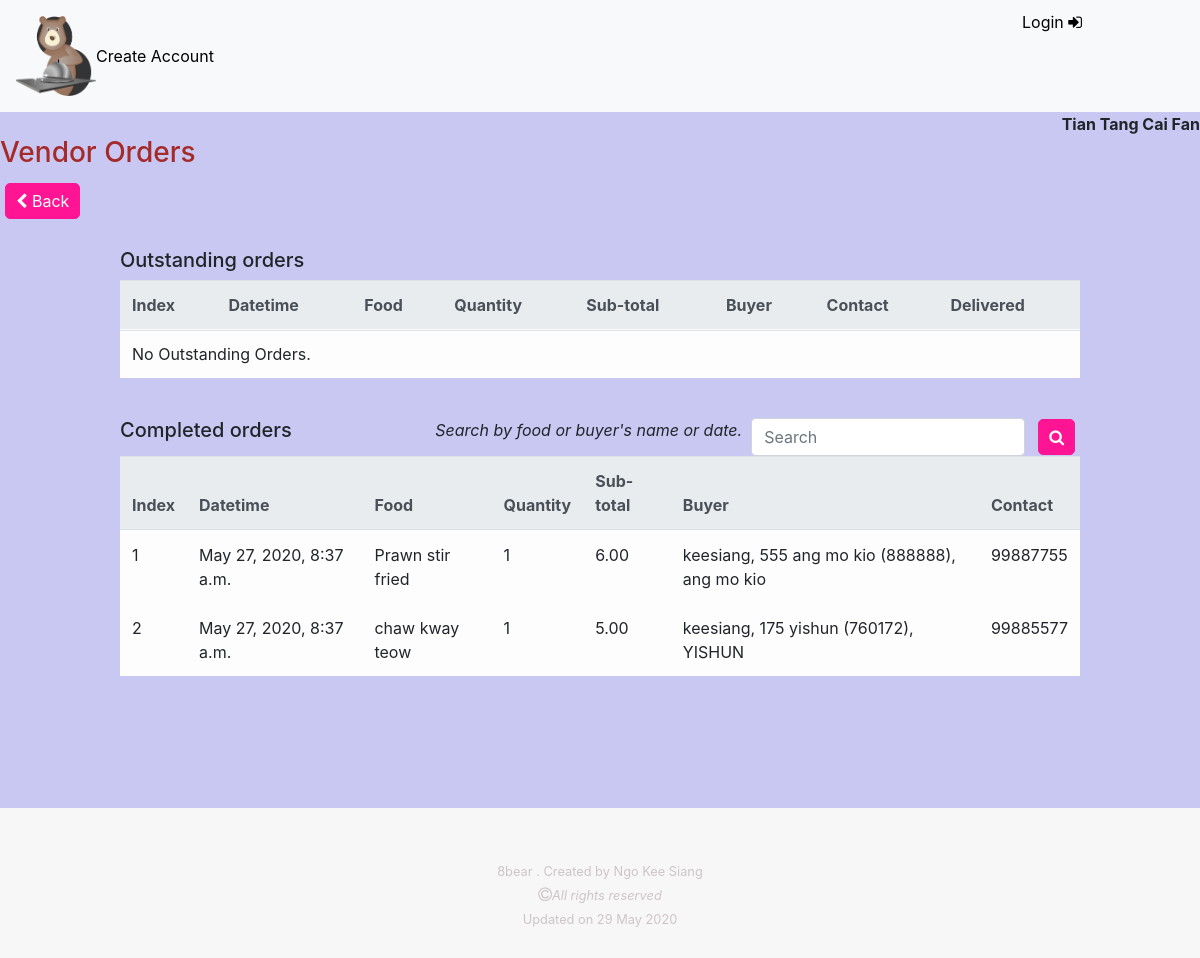
The app's page /vendor/profiles/2/orders with its own data.
### vendor/models.py (models this page shows)
class Vendor(models.Model):
    category = models.ManyToManyField(Category)
    postal_code = models.PositiveIntegerField( null=False, blank=False)
    name = models.CharField( max_length=100, null=False, blank=False)
    block = models.PositiveSmallIntegerField( null=False, blank=False)
    street = models.CharField(max_length=254, null=False, blank=False)
    contact = models.PositiveIntegerField(validators=[MinValueValidator(10000000), MaxValueValidator(99999999)], null=False, blank=False)
    date_joined = models.DateTimeField(auto_now_add=True)
    user = models.ForeignKey(User, null=True, on_delete=models.SET_NULL)
    user_contact = models.PositiveIntegerField(validators=[MinValueValidator(10000000), MaxValueValidator(99999999)], null=False, blank=False)
    license_number = models.CharField(max_length=10, null=False, blank=False)
    license_check = models.BooleanField(default=False)
    photo_url=models.URLField(max_length=1024, null=True, blank=True)
    vendordeliverytown = models.ManyToManyField(VendorDeliveryTown)
    vendordeliverypostal = models.ManyToManyField(VendorDeliveryPostal)
    def __str__(self):
        return self.name

### order/models.py (models this page shows)
class OrderLineItem(models.Model):
    order = models.ForeignKey(Order, null=False, blank=False, on_delete=models.CASCADE )
    review = models.ForeignKey(Review, null=True, blank=True, on_delete=models.SET_NULL)
    process = models.ForeignKey(Process, null=True, blank=False, on_delete=models.SET_NULL)
    food = models.ForeignKey(Food, null=False, blank=False, on_delete=models.DO_NOTHING)
    datetime = models.DateTimeField(auto_now_add=True)
    quantity = models.PositiveSmallIntegerField(validators=[MinValueValidator(1), MaxValueValidator(99)], null=False, blank=False)
    cost = models.DecimalField(max_digits=10, decimal_places=2, null=False, default=0)
    buyer = models.ForeignKey(Buyer, null=True, blank=False, on_delete=models.SET_NULL)

### food/models.py (models this page shows)
class Food(models.Model):
    vendor = models.ForeignKey(Vendor, null=False, blank=False, on_delete=models.CASCADE)
    tag = models.ManyToManyField(Tag)
    title = models.CharField(max_length=100, null=False, blank=False)
    description = models.TextField(null=False, blank=False)
    portion = models.PositiveSmallIntegerField( validators=[MinValueValidator(1), MaxValueValidator(99)] , default=1, null=False, blank=False )
    price = models.DecimalField(max_digits=8, decimal_places=2, null=False, blank=False)
    date_posted = models.DateTimeField(auto_now_add=True)
    date_edited = models.DateTimeField(auto_now_add=True)
    delivery_time = models.DecimalField(max_digits=3, decimal_places=0, null=False, blank=False)
    image = ImageField(blank=True, manual_crop="")
    def __str__(self):
        return self.title

### buyer/models.py (models this page shows)
class Buyer(models.Model):
    town = models.CharField(max_length=100, null=True, blank=False)
    postal_code = models.PositiveIntegerField(null=False, blank=False)
    block = models.PositiveSmallIntegerField( null=False, blank=False)
    street = models.CharField(max_length=254, null=False, blank=False)
    date_joined = models.DateTimeField(auto_now_add=True)
    contact = models.PositiveIntegerField(validators=[MinValueValidator(10000000), MaxValueValidator(99999999)], null=False, blank=False)
    user = models.ForeignKey(User, null=True, on_delete=models.SET_NULL)
    def __str__(self):
        return '%s, %s %s (%s), %s' % (self.user.username, self.block, self.street, self.postal_code, self.town)

### vendor/views.py (the view, shortened to what this page needs)
# urls.py: path('profiles/<vendor_profile_id>/orders', vendor.views.view_vendor_orders, name='view_vendor_orders_route')
def view_vendor_orders(request, vendor_profile_id):
    username = request.user.username
    vendor = Vendor.objects.get(id=vendor_profile_id)
    if "search" in request.GET:
        query = request.GET["search"]
        if not query:
            messages.error(request, "You have not enter a search term.")
            return redirect(reverse(view_vendor_orders, kwargs={"vendor_profile_id": vendor_profile_id}))
        if query.isnumeric():
            queries = Q(datetime__year=query)|Q(datetime__day=query)|Q(datetime__month=query)
            orders_outstanding = OrderLineItem.objects.all().filter(food__vendor__id=vendor_profile_id).filter(process__title="undelivered")
            orders_completed = OrderLineItem.objects.all().filter(queries).filter(food__vendor__id=vendor_profile_id).filter(process__title="delivered")
        else:
            queries = Q(food__title__icontains=query)|Q(buyer__user__username__icontains=query)
            orders_outstanding = OrderLineItem.objects.all().filter(food__vendor__id=vendor_profile_id).filter(process__title="undelivered")
            orders_completed = OrderLineItem.objects.all().filter(queries).filter(food__vendor__id=vendor_profile_id).filter(process__title="delivered")
    else:
        orders_outstanding = OrderLineItem.objects.all().filter(food__vendor__id=vendor_profile_id).filter(process__title="undelivered")
        orders_completed = OrderLineItem.objects.all().filter(food__vendor__id=vendor_profile_id).filter(process__title="delivered")
    return render(request, "vendor/vendor_orders.html", {
        "orders_outstanding": orders_outstanding,
        "orders_completed": orders_completed,
        "vendor": vendor,
        "username": username,
        "vendor_profile_id": vendor_profile_id
    })

### vendor/templates/vendor/vendor_orders.html (shortened to what this page needs)
{% extends 'base_template.html' %}
{% load static %}
{%block css %}
<link rel="stylesheet" href="{% static 'vendor_pages.css' %}">
{%endblock%}
{%block content%}
<div style="float:right;"><strong> {{vendor}} </strong></div>
<br>
<h3> Vendor Orders</h3>
    <button class="vendor-buttons"><i class="fa fa-chevron-left" aria-hidden="true"></i><a href="{% url 'view_vendor_profiles_route' %}"> Back </a></button>
<br><br>
    <div class="my-table">
        <h5 > Outstanding orders </h5>
        <table class="table table-light table-hover table-responsive-lg">
            <tr>
                <thead class="thead-light">
                    <th>Index</th>
                    <th>Datetime</th>
                    <th>Food</th>
                    <th>Quantity</th>
                    <th> Sub-total </th>
                    <th> Buyer </th>
                    <th> Contact </th>
                    <th> Delivered </th>
                </thead>
            </tr>
        <form method="POST" id="delivery-status" actions="{% url 'view_vendor_orders_route' vendor_profile_id=vendor_profile_id%}">
            {% if orders_outstanding %}
            {%for j in orders_outstanding %}
                {% if j.process.title == "undelivered" %}
                <tr>
                    <td> {{forloop.counter}} </td>
                    <td> {{j.datetime}} </td>
                    <td> {{j.food}} </td>
                    <td> {{j.quantity}} </td>
                    <td> {{j.cost}} </td>
                    <td> {{j.buyer}} </td>
                    <td> {{j.buyer.contact}} </td>
                    <td>
                        <input type="checkbox" class="checkbox" >
                        <input type="text" style="display:none;" value="{{j.id}}">
                    </td>
                </tr>
                {%endif%}
            {%endfor%}
            {%else%}
            <tr><td colspan="8"> No Outstanding Orders.</td></tr>
            {%endif%}
            </form>
        </table>
        <br>
        <div style="float:right;">
            <div style="display:flex; flex-wrap:wrap;">
                <section><em> Search by food or buyer's name or date.</em></section> &nbsp;&nbsp;
                <section>
                    <form class="form-inline my-2 my-lg-0" method="GET" action="{% url 'view_vendor_orders_route' vendor_profile_id=vendor_profile_id %}">
                    <input class="form-control mr-sm-2" type="text" name="search" placeholder="Search" aria-label="Search">
                    <button class="vendor-buttons my-2 my-sm-0" type="submit">
                        <i class="fa fa-search"></i>
                    </button>
                    </form>
                </section>
            </div>
        </div>
        <h5> Completed orders </h5>
        <table class="table table-light table-hover table-responsive-lg">
            <tr>
                <thead class="thead-light">
                    <th>Index</th>
                    <th>Datetime</th>
                    <th>Food</th>
                    <th>Quantity</th>
                    <th> Sub-total </th>
                    <th> Buyer </th>
                    <th> Contact </th>
                </thead>
            </tr>
            {%for j in orders_completed %}
                {% if j.process.title == "delivered" %}
                <tr>
                    <td> {{forloop.counter}} </td>
                    <td> {{j.datetime}} </td>
                    <td> {{j.food}} </td>
                    <td> {{j.quantity}} </td>
                    <td> {{j.cost}} </td>
                    <td> {{j.buyer}} </td>
                    <td> {{j.buyer.contact}} </td>
                </tr>
                {%endif%}
            {%endfor%}
        </table>
    </div>
{%endblock%}

### static/style.css (style rules this page uses)
body { background-color:white; }
a { text-decoration:none !important; color:black; }
.my-table { width:80%; margin:auto; min-height: 70vh; }
.vendor-buttons { border:1px solid deeppink; padding:5px; padding-left:10px; padding-right:10px; border-radius:5px; background-color: deeppink; margin:5px; color:white; }
.vendor-buttons a { color:white; }
h3 { color:brown; }

### records on screen
Vendor: name "Tian Tang Cai Fan"
OrderLineItem: datetime "May 27, 2020, 8:37 a.m.", food "Prawn stir fried", quantity "1", cost "6.00", buyer "keesiang, 555 ang mo kio (888888), ang mo kio", buyer.contact "99887755"
OrderLineItem: datetime "May 27, 2020, 8:37 a.m.", food "chaw kway teow", quantity "1", cost "5.00", buyer "keesiang, 175 yishun (760172), YISHUN", buyer.contact "99885577"
